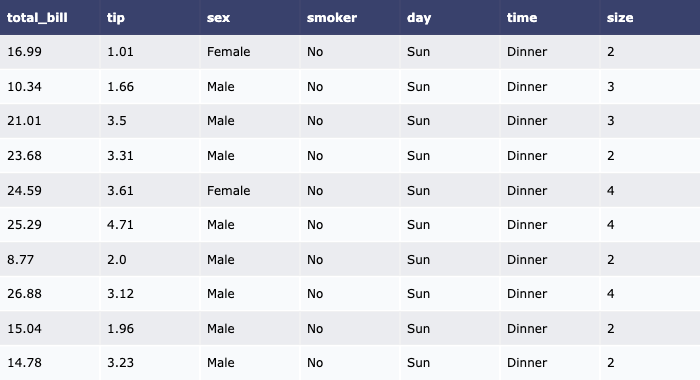

The script that drew this image:
# *_*coding:utf-8 *_*
import plotly.express as px
import plotly.figure_factory as ff
import pathlib

tips = px.data.tips()[:10]  # 取出前10条记录

print(tips)
fig = ff.create_table(tips)  # 将生成的tips数据放入

fig.write_image(pathlib.Path(__file__).stem + '.png')
